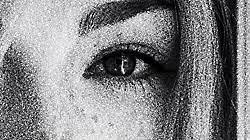
%> input picture Minggu 7/citra.jpg, 250 x 140 px
$ octave Acara28.m   (GNU Octave 9; MATLAB toolbox functions it lacks are replaced by stand-ins)
%> lines starting %> are read from the running program, lines starting %| are printed output that depends on the picture
citra=imread('citra.jpg');
%> citra is the input picture: size 140x250x3 uint8; mean R, G, B 133.8, 133.8, 135.7
filter1=imgaussfilt(citra);
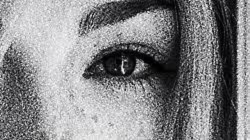
%> filter1: size 140x250x3 uint8; mean R, G, B 133.8, 133.8, 135.7; mean of the top-left, top-right, bottom-left and bottom-right quarters 167.3, 94.4, 162, 114.1
filter2=imgaussfilt(citra,2);
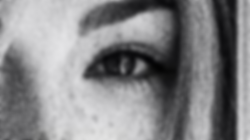
%> filter2: size 140x250x3 uint8; mean R, G, B 133.8, 133.8, 135.7; mean of the top-left, top-right, bottom-left and bottom-right quarters 167.2, 94.4, 161.9, 114.2
subplot(1,3,1),imshow(citra);
subplot(1,3,2),imshow(filter1);
subplot(1,3,3),imshow(filter2);
